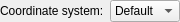
<?xml version="1.0" encoding="UTF-8"?>
<ui version="4.0">
 <class>qSlicerModelsIOOptionsWidget</class>
 <widget class="qSlicerWidget" name="qSlicerModelsIOOptionsWidget">
  <property name="geometry">
   <rect>
    <x>0</x>
    <y>0</y>
    <width>151</width>
    <height>19</height>
   </rect>
  </property>
  <property name="windowTitle">
   <string>Models options</string>
  </property>
  <layout class="QHBoxLayout" name="horizontalLayout">
   <property name="leftMargin">
    <number>0</number>
   </property>
   <property name="topMargin">
    <number>0</number>
   </property>
   <property name="rightMargin">
    <number>0</number>
   </property>
   <property name="bottomMargin">
    <number>0</number>
   </property>
   <item>
    <widget class="QLabel" name="label">
     <property name="text">
      <string>Coordinate system:</string>
     </property>
    </widget>
   </item>
   <item>
    <widget class="QComboBox" name="coordinateSystemComboBox">
     <property name="sizePolicy">
      <sizepolicy hsizetype="Expanding" vsizetype="Fixed">
       <horstretch>0</horstretch>
       <verstretch>0</verstretch>
      </sizepolicy>
     </property>
     <property name="toolTip">
      <string>Use LPS (left-posterior-superior) for better compatibility with most software. Use RAS (right-anterior-superior) for better compatibility with earlier Slicer versions.</string>
     </property>
     <item>
      <property name="text">
       <string>Default</string>
      </property>
     </item>
     <item>
      <property name="text">
       <string>LPS</string>
      </property>
     </item>
     <item>
      <property name="text">
       <string>RAS</string>
      </property>
     </item>
    </widget>
   </item>
  </layout>
 </widget>
 <customwidgets>
  <customwidget>
   <class>qSlicerWidget</class>
   <extends>QWidget</extends>
   <header>qSlicerWidget.h</header>
   <container>1</container>
  </customwidget>
 </customwidgets>
 <resources/>
 <connections/>
</ui>
